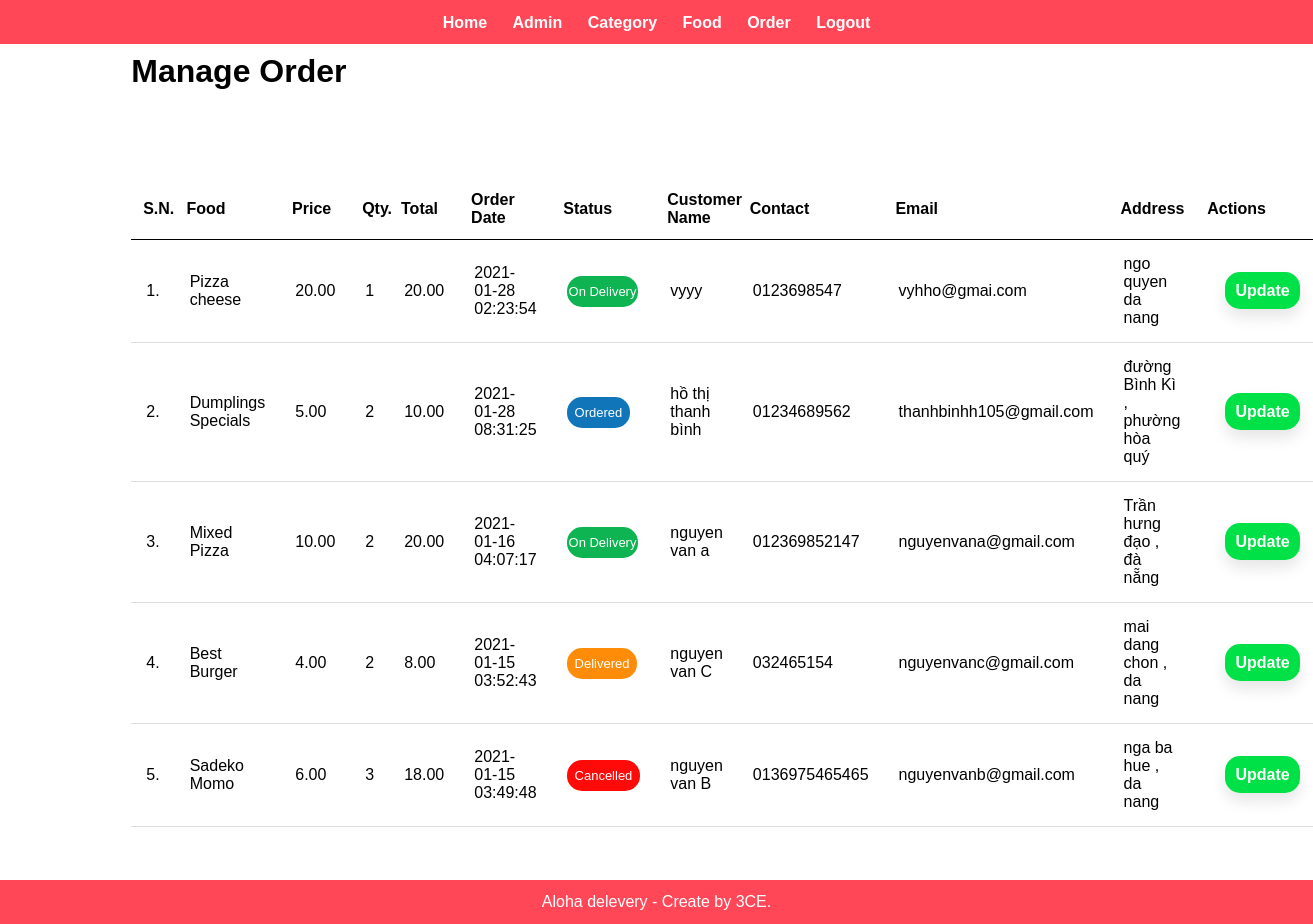
/admin/manage-order.php (signed in), run on the app's committed database.
### tables this page shows
CREATE TABLE `tbl_order` (
  `id` int(10) UNSIGNED NOT NULL,
  `food` varchar(150) NOT NULL,
  `price` decimal(10,2) NOT NULL,
  `qty` int(11) NOT NULL,
  `total` decimal(10,2) NOT NULL,
  `order_date` datetime NOT NULL,
  `status` varchar(50) NOT NULL,
  `customer_name` varchar(150) NOT NULL,
  `customer_contact` varchar(20) NOT NULL,
  `customer_email` varchar(150) NOT NULL,
  `customer_address` varchar(255) NOT NULL
);

### admin/manage-order.php (the view, shortened to what this page needs)
<?php include('partials/menu.php'); ?>
<div class="main-content">
    <div class="wrapper">
        <h1>Manage Order</h1>
                <br /><br /><br />
                <br><br>
                <table class="tbl-full">
                    <tr>
                        <th>S.N.</th>
                        <th>Food</th>
                        <th>Price</th>
                        <th>Qty.</th>
                        <th>Total</th>
                        <th>Order Date</th>
                        <th>Status</th>
                        <th>Customer Name</th>
                        <th>Contact</th>
                        <th>Email</th>
                        <th>Address</th>
                        <th>Actions</th>
                    </tr>
                    <?php
                        $sql = "SELECT * FROM tbl_order ORDER BY id DESC";
                        $res = mysqli_query($conn, $sql);
                        $count = mysqli_num_rows($res);
                        $sn = 1;
                        if($count>0)
                        {
                            while($row=mysqli_fetch_assoc($res))
                            {
                                $id = $row['id'];
                                $food = $row['food'];
                                $price = $row['price'];
                                $qty = $row['qty'];
                                $total = $row['total'];
                                $order_date = $row['order_date'];
                                $status = $row['status'];
                                $customer_name = $row['customer_name'];
                                $customer_contact = $row['customer_contact'];
                                $customer_email = $row['customer_email'];
                                $customer_address = $row['customer_address'];
                                ?>
                                    <tr>
                                        <td><?php echo $sn++; ?>. </td>
                                        <td><?php echo $food; ?></td>
                                        <td><?php echo $price; ?></td>
                                        <td><?php echo $qty; ?></td>
                                        <td><?php echo $total; ?></td>
                                        <td><?php echo $order_date; ?></td>
                                        <td>
                                            <?php
                                                if($status=="Ordered")
                                                {
                                                    echo "<label class = 'status-ordered'>$status</label>";
                                                }
                                                elseif($status=="On Delivery")
                                                {
                                                    echo "<label class = 'status-ondelivery'>$status</label>";
                                                }
                                                elseif($status=="Delivered")
                                                {
                                                    echo "<label class = 'status-delivery'>$status</label>";
                                                }
                                                elseif($status=="Cancelled")
                                                {
                                                    echo "<label class = 'status-cancel'>$status</label>";
                                                }
                                            ?>
                                        </td>
                                        <td><?php echo $customer_name; ?></td>
                                        <td><?php echo $customer_contact; ?></td>
                                        <td><?php echo $customer_email; ?></td>
                                        <td><?php echo $customer_address; ?></td>
                                        <td>
                                            <a href="<?php echo SITEURL; ?>admin/update-order.php?id=<?php echo $id; ?>" class="btn-secondary2">Update</a>
                                        </td>
                                    </tr>
                                <?php
                            }
                        }
                        else
                        {
                            echo "<tr><td colspan='12' class='error'>Orders not Available</td></tr>";
                        }
                    ?>
                </table>
    </div>
</div>
<?php include('partials/footer.php'); ?>

### css/admin.css (style rules this page uses)
* { margin: 0; padding: 0; font-family: Arial, Helvetica, sans-serif; }
.wrapper { padding: 1%; width: 80%; margin: 0 auto; align-items: center; }
.tbl-full { width: 100%; }
table tr th { border-bottom: 1px solid black; padding: 1%; text-align: left; }
table { border-collapse: collapse; width: 100%; }
th, td { padding: 15px; text-align: left; border-bottom: 1px solid #ddd; }
.btn-secondary2 { background-color: #00e047; padding: 10px; color: white; text-decoration: none; font-weight: bold; margin-left: 15px; border-radius: 15px; box-shadow: 0px 8px 15px rgba(0, 0, 0, 0.1); }
.main-content { background-color: #ffff; padding: 3% 0; }
.status-ordered { background-color:#1076b9; border-radius: 15px; font-size: 13px; padding: 8px; color: white; }
.status-ondelivery { background-color:#0eb352; border-radius: 15px; padding-top: 8px; font-size: 13px; padding-left: 2px; padding-right: 2px; padding-bottom: 8px; color: white; }
.status-delivery { background-color:#ff8c09; border-radius: 15px; font-size: 13px; padding: 8px; color: white; }
.status-cancel { font-size: 13px; background-color:#ff0909; border-radius: 15px; padding: 8px; color: white; }

### data on the page
tbl_order: food "Pizza cheese", price "20.00", qty "1", total "20.00", order_date "2021-01-28 02:23:54", status "On Delivery", customer_name "vyyy", customer_contact "0123698547", customer_email "vyhho@gmai.com", customer_address "ngo quyen da nang"
tbl_order: food "Dumplings Specials", price "5.00", qty "2", total "10.00", order_date "2021-01-28 08:31:25", status "Ordered", customer_name "hồ thị thanh bình", customer_contact "01234689562", customer_email "thanhbinhh105@gmail.com", customer_address "đường Bình Kì , phường hòa quý"
tbl_order: food "Mixed Pizza", price "10.00", qty "2", total "20.00", order_date "2021-01-16 04:07:17", status "On Delivery", customer_name "nguyen van a", customer_contact "012369852147", customer_email "nguyenvana@gmail.com", customer_address "Trần hưng đạo , đà nẵng"
tbl_order: food "Best Burger", price "4.00", qty "2", total "8.00", order_date "2021-01-15 03:52:43", status "Delivered", customer_name "nguyen van C", customer_contact "032465154", customer_email "nguyenvanc@gmail.com", customer_address "mai dang chon , da nang"
tbl_order: food "Sadeko Momo", price "6.00", qty "3", total "18.00", order_date "2021-01-15 03:49:48", status "Cancelled", customer_name "nguyen van B", customer_contact "0136975465465", customer_email "nguyenvanb@gmail.com", customer_address "nga ba hue , da nang"
